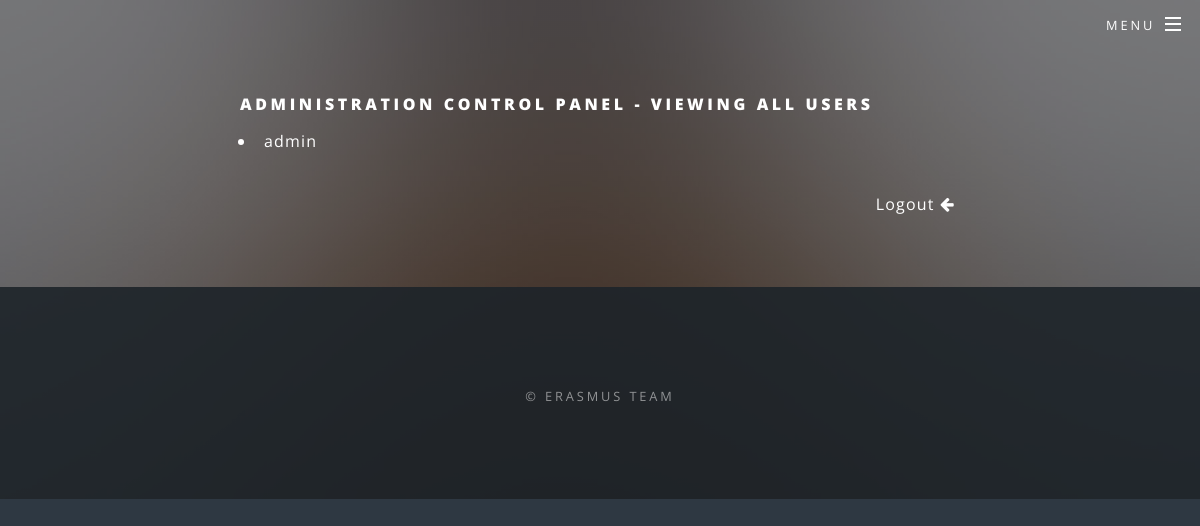
Before: /a/users (signed in) with the older database file.
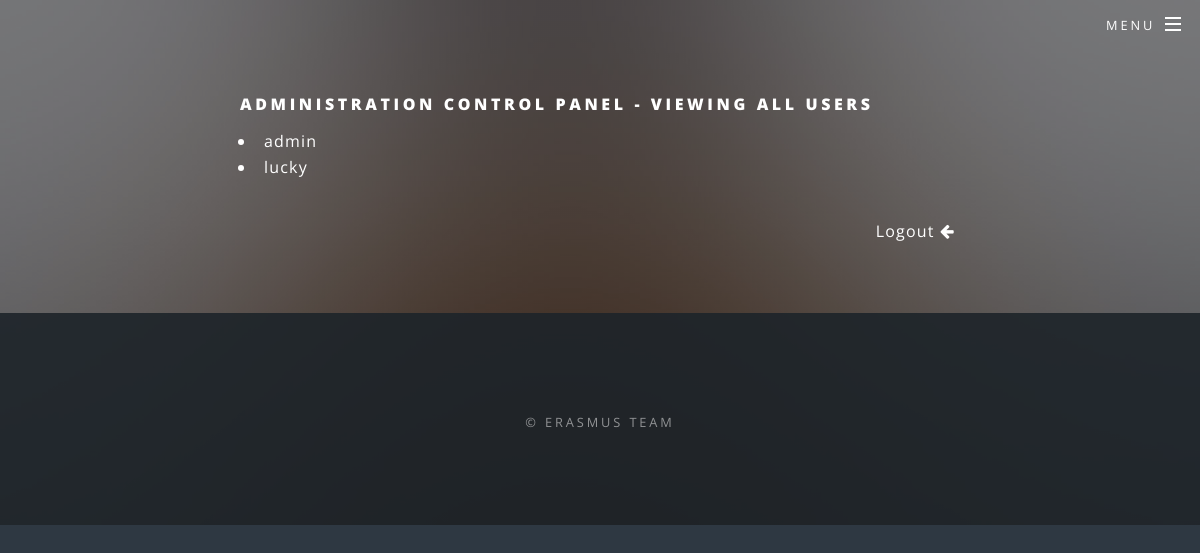
After: the same page with the newer database file.
### app/models.py (models this page shows, shortened)
class User(UserMixin, db.Model):
    __tablename__ = 'User'
    id = db.Column(db.Integer, primary_key=True)
    username = db.Column(db.String(64), index=True, unique=True)
    email = db.Column(db.String(120), index=True, unique=True)
    hashPassword = db.Column(db.String(128))
    role = db.Column(db.Enum(Role))
    creationDate = db.Column(db.DateTime, index=True, default=datetime.utcnow)
    locked = db.Column(db.Boolean)
    failedLogin = db.Column(db.Integer, default=0)
    logs = db.relationship('Log', backref='user', lazy='dynamic')
    confirmed = db.Column(db.Boolean)
    otp_secret = db.Column(db.String(16))
    activated = db.Column(db.Boolean)

### app/routes.py (the view)
@app.route('/a/users')
@login_required
def users():
    role = current_user.role
    if role != Role.admin:
        return redirect(url_for("index"))
    users = User.query.order_by(User.id).all()
    files = File.query.all()
    folders = Folder.query.all()
    return render_template('/a/users.html', users=users, files=files, folders=folders)

### app/models.py (called while the page is built)
@login.user_loader
def load_user(id):
    return User.query.get(int(id))

### app/templates/a/users.html
{% extends "base.html" %}
{% block content %}
  <h1>Administration control panel - Viewing all users</h1>
  {% if not users %}
    <p>No users are registered.</p>
  {% else %}
    <ul>
      {% for user in users %}
      <li><a href="{{ url_for('profile', id=user.id) }}">{{ user.username }}</a></li>
      {% endfor %}
    </ul>
  {% endif %}
  <a href="{{ url_for('logout') }}" >
    <div id="button_upload" >
        Logout <span class="fa fa-arrow-left"></span>
    </div>
</a>
{% endblock %}

Changed rows visible on the page:
added User: username "lucky"
